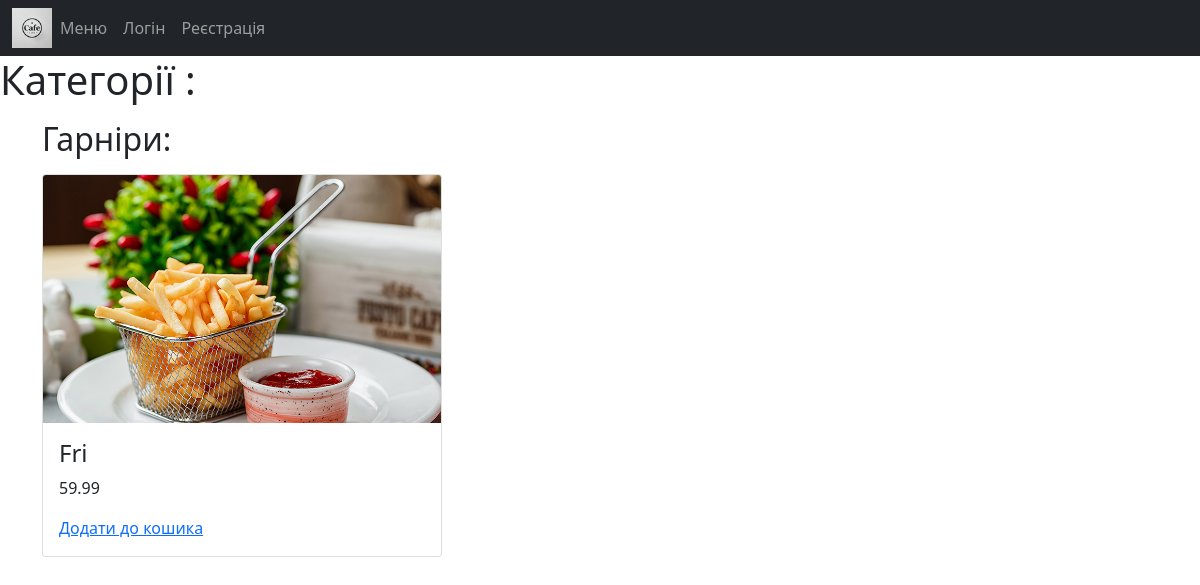
Page /dishes/ on the earlier database version.
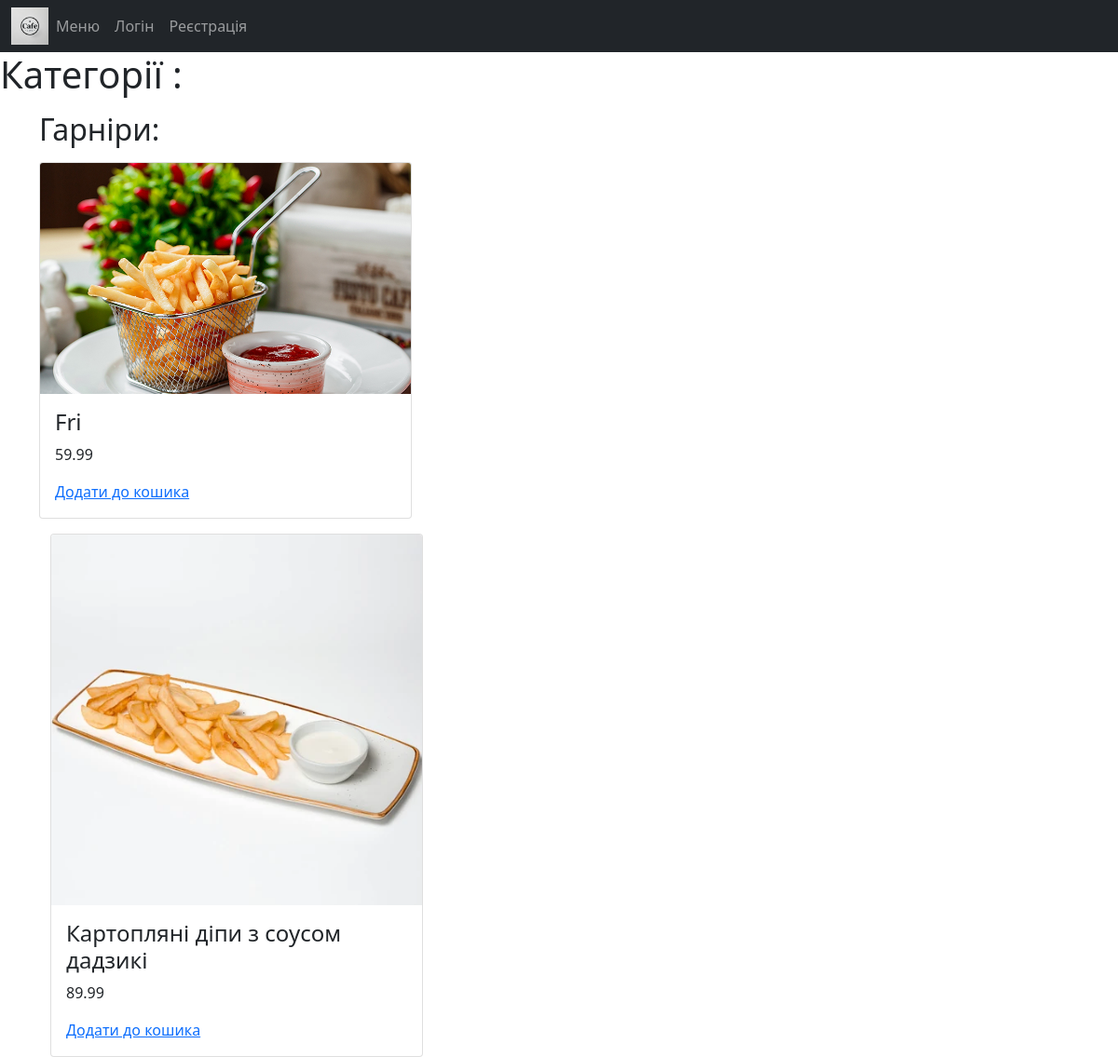
Same page on the later database version.
### cafeApp/models.py (models this page shows, shortened)
class Dishes(models.Model):
    name = models.CharField(max_length=100, null=True)
    price = models.DecimalField(max_digits=6, decimal_places=2)
    image = models.ImageField(upload_to="dishes/", null=True)

### cafeApp/views.py (the view)
# urls.py: path('dishes/', MenuListView.as_view(), name='dishes-list'),
class MenuListView(ListView):
    model = Dishes
    template_name = "DishesList.html"
    context_object_name = "All_dishes"

### templates/DishesList.html
{% extends 'base.html' %}
{% block content %}
{% load static %}
    <link rel="stylesheet" href="{% static 'style.css' %}">
<h1>Категорії :</h1>
<h2 class="container mt-3">Гарніри:</h2>
{% for item in All_dishes %}
<div class="container mt-3">
  <div class="card" style="width:400px">
    {% if item.image %}
    <img class="card-img-top" src="{{ item.image.url }}" alt="Card image" style="width:100%">
    {% endif %}
    <div class="card-body">
      <h4 class="card-title">{{item.name}}</h4>
      <p class="card-text">{{item.price}}</p>
      <a href="{% url 'cafeApp:add_to_cart' item.pk  %}">Додати до кошика</a>
    </div>
  </div>
  {% endfor %}
{% endblock %}

Differences in the rows shown:
added Dishes: image (picture), name "Картопляні діпи з соусом дадзикі", price "89.99"
